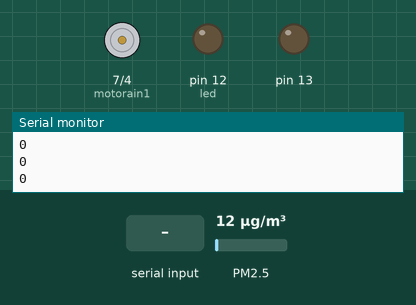
Recording of a sketch running on a simulated Arduino Uno, built with avr-gcc and run on an emulated ATmega328P. On the bench: motor-driver pin pairs drawn as motors (green arrow = first pin HIGH = forward, orange = second pin HIGH = backward, longer = more drive, scaled by the enable pin), output pins drawn as LEDs (lit = HIGH), the last lines printed to the serial monitor. Wiring (inferred from the names in the program): dust sensor: data pin 8. Inputs (shaded band) come from the test bench; at power-on: PM2.5 12 µg/m³.

Above: at 1.2 s.
1.3 s: "1" received over the second serial link
At 1.7 s:
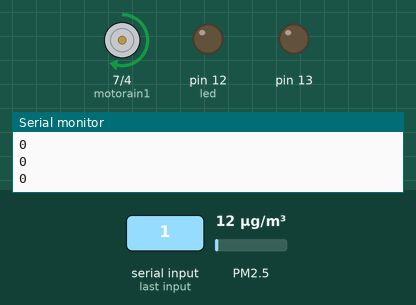
Timing chart, 0 to 4.6 s (numbered marks = the images above; inputs shaded):
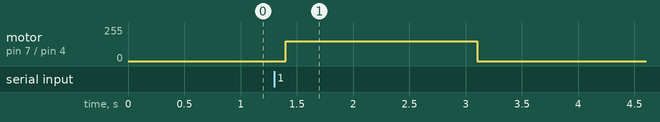

Measured:
- after the input at 1.3 s, motor on pin 7 (motorain1) / pin 4 (motorain2): stopped → forward 150/255 after 0.10 s, → stopped 1.7 s later

The sketch:

dust.ino
```cpp
/* Grove - Dust Sensor Demo v1.0
Code: Dust_2
 */
#include<SoftwareSerial.h>

SoftwareSerial btSerial(2,3); // Rx(Txd), Tx(Rxd) 핀설정

int motorain1=7;
int motorain2=4;
int en=10;
int led = 12;
int pin = 8;
int sta = 1;
unsigned long duration;
unsigned long starttime;
unsigned long sampletime_ms = 5000;//sampe 30s ;
unsigned long lowpulseoccupancy = 0;
float ratio = 0;
float concentration = 0;
float ugm3 =0;
int x;


void setup() {
  Serial.begin(9600);
  btSerial.begin(9600);
  pinMode(pin, INPUT);
  pinMode(13,OUTPUT);
  pinMode(led, OUTPUT);
  pinMode(motorain1, OUTPUT);
  pinMode(motorain2,OUTPUT);
  pinMode(en, OUTPUT);
  starttime = millis();//get the current time;

}

void loop() {
  duration = pulseIn(pin, LOW);
  lowpulseoccupancy = lowpulseoccupancy + duration;

  if ((millis() - starttime) > sampletime_ms) // 5초마다 센서에서 받아오도록 설정
  {
    ratio = lowpulseoccupancy / (sampletime_ms * 10.0);
    concentration = 1.1 * pow(ratio, 3) - 3.8 * pow(ratio, 2) + 520 * ratio + 0.62; //들어오는 센서값 세제곱 미터당 마이크로그램 값으로 가공
    ugm3 = concentration *100 /13000;

    lowpulseoccupancy = 0;   //루프가 끝나기전에 초기값은 초기화
    starttime = millis();
  }

  x = (int)(ugm3);   //미세먼지 농도 정수로 형변환

  Serial.println(x);
  btSerial.println(x);   // 미세먼지 농도 블루투스 송신

  if(btSerial.available()>0){ //수신 가능한 상태인지 확인

  if(btSerial.read()=='1' && sta == 1){   // 창문을 열어야 될 경우
    analogWrite(en,150);   // PWM을 이용한 모터 제어
    digitalWrite(motorain1,HIGH);  //창문 열기
    digitalWrite(motorain2,LOW);
    delay(1700);
    digitalWrite(motorain1,LOW);

    sta = 0;
   }


 else if(btSerial.read()=='0' && sta == 0){  //창문을 닫아야 될경우
    analogWrite(en,150); // PWM을 이용한 모터 제어
    digitalWrite(motorain1,LOW);  // 창문 닫기
    digitalWrite(motorain2,HIGH);
    delay(1700);
    digitalWrite(motorain2,LOW);

    sta = 1;
   }

  }

}
```
